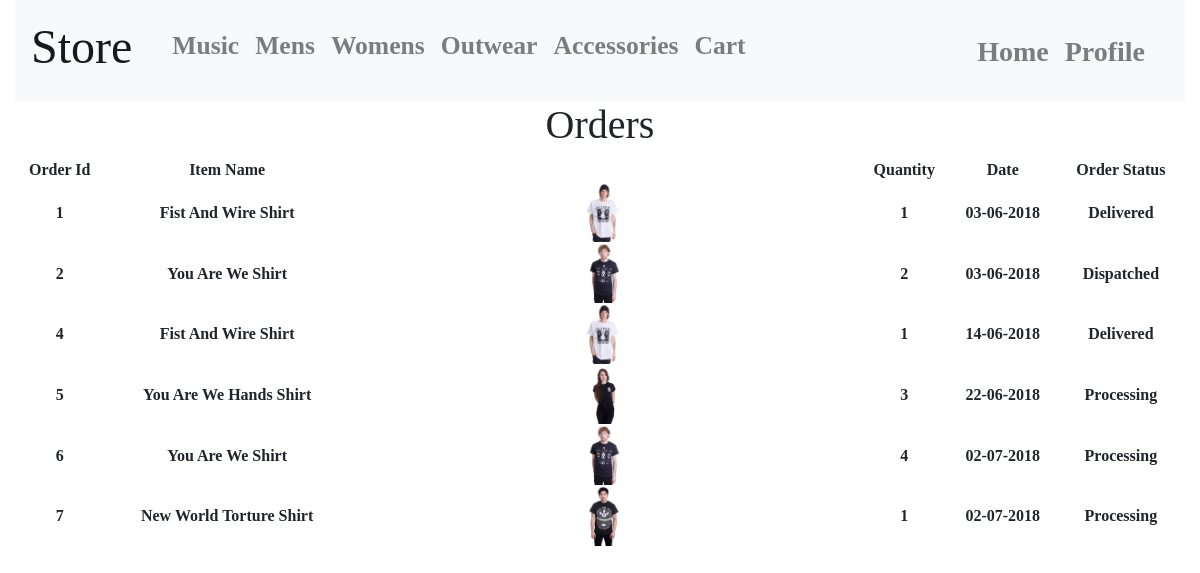
/store/orders (signed in), run on the app's committed database.
### app/models.py (models this page shows, shortened)
class User(UserMixin, db.Model):
    id = db.Column(db.Integer, primary_key=True)
    username = db.Column(db.String(64), index=True, unique=True)
    email = db.Column(db.String(120), index=True, unique=True)
    password_hash = db.Column(db.String(128))
    name = db.Column(db.String(40), index=True)
    address1 = db.Column(db.String(40), index=True)
    address2 = db.Column(db.String(40), index=True)
    towncity = db.Column(db.String(40), index=True)
    postcode = db.Column(db.String(40), index=True)
    accesslevel = db.Column(db.Integer, index=True)
    card = db.Column(db.String)

class orders(db.Model):
    order_id = db.Column(db.Integer, primary_key=True)
    userid = db.Column(db.Integer)
    item_id = db.Column(db.Integer)
    item_quant = db.Column(db.Integer)
    order_status = db.Column(db.String(40))
    date = db.Column(db.String)
    price = db.Column(db.Integer)
    card = db.Column(db.String)

class Store(db.Model):
    id = db.Column(db.Integer, primary_key=True)
    name = db.Column(db.String(40))
    image = db.Column(db.String(40))
    cat = db.Column(db.String(40))
    price = db.Column(db.Float)
    sale = db.Column(db.Integer)
    back_image=db.Column(db.String)

### app/routes.py (the view)
@app.route("/store/orders")
@login_required
def the_orders():
    return render_template("user/orders.html", title="Store-", store=Store.query.all(), orders=orders.query.all(), user=User.query.all())

### app/models.py (called while the page is built)
@login.user_loader
def load_user(the_id):
    return User.query.get(int(the_id))

### app/templates/user/orders.html (shortened to what this page needs)
{% extends "store/layout_store.html" %}
{% block body %}
<div class="text-center" style="font-family: Rockwell">
<h1>Orders</h1>
{% for user in user %}
    {% if user.id == current_user.id %}
        <table id="tblProduct", width="100%">
        <tr>
            <th>Order Id</th>
            <th>Item Name</th>
            <th> </th>
            <th>Quantity</th>
            <th>Date</th>
            <th>Order Status</th>
        </tr>
        {% for j in orders %}
            {% if j.userid == current_user.id %}
                {% for k in store %}
                    {% if k.id == j.item_id %}
                        <tr>
                            <th>{{ j.order_id }}</th>
                            <th>{{ k.name }}</th>
                            <th> <img src="{{ url_for("static", filename=k.image) }}" style="width: 8%"> </th>
                            <th>{{ j.item_quant }}</th>
                            <th>{{ j.date }}</th>
                            <th>{{ j.order_status }}</th>
                        </tr>
                        {% endif %}
                    {% endfor %}
                {% endif %}
        {% endfor %}
    {% endif %}
{% endfor %}
    </table>
</div>
{% endblock %}

### data on the page
orders: order_id "1", item_quant "1", date "03-06-2018", order_status "Delivered"
Store: name "Fist And Wire Shirt", image (picture)
orders: order_id "2", item_quant "2", date "03-06-2018", order_status "Dispatched"
Store: name "You Are We Shirt", image (picture)
orders: order_id "4", item_quant "1", date "14-06-2018", order_status "Delivered"
orders: order_id "5", item_quant "3", date "22-06-2018", order_status "Processing"
Store: name "You Are We Hands Shirt", image (picture)
orders: order_id "6", item_quant "4", date "02-07-2018", order_status "Processing"
orders: order_id "7", item_quant "1", date "02-07-2018", order_status "Processing"
Store: name "New World Torture Shirt", image (picture)
